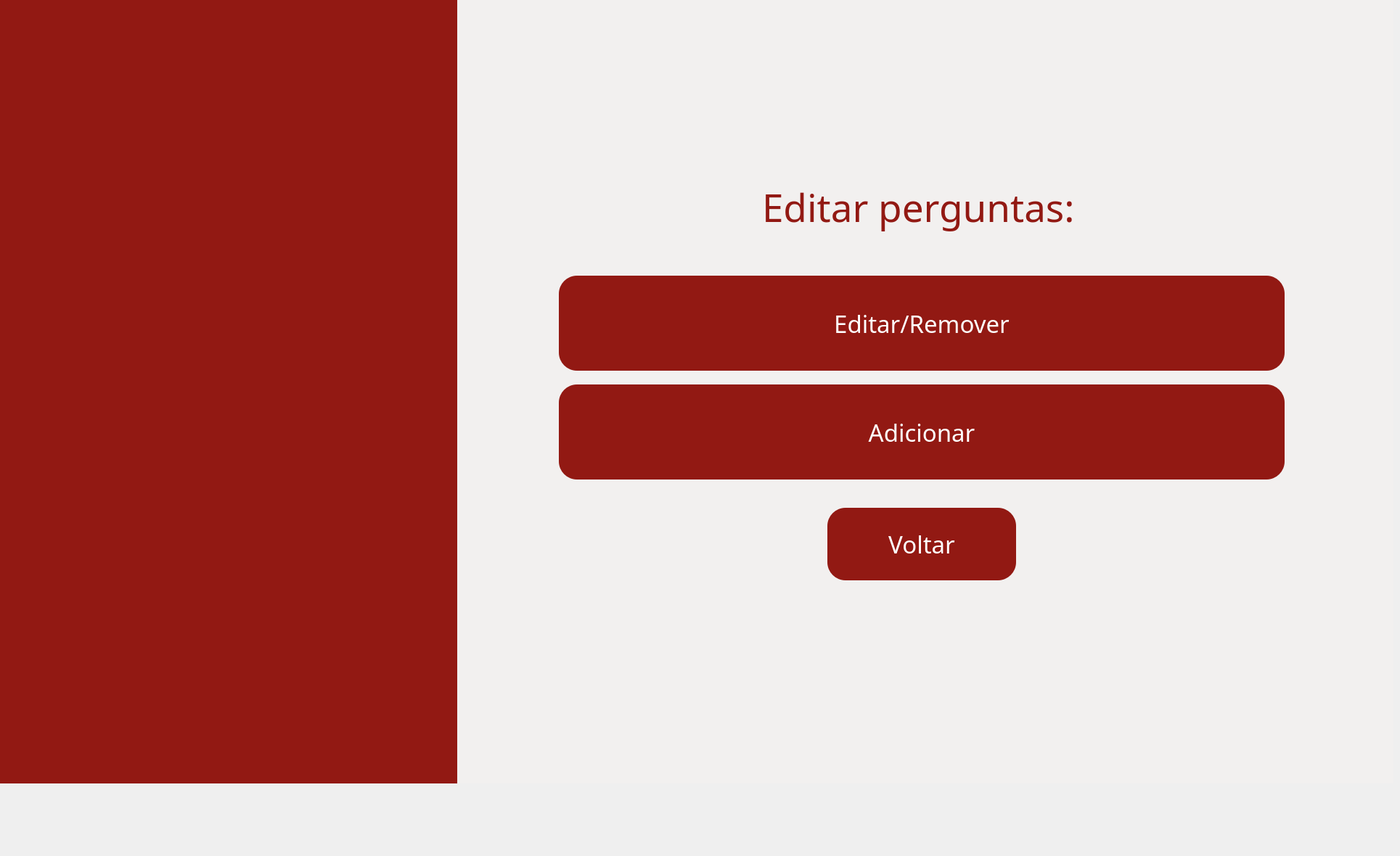
    <widget class="QWidget" name="pg_editarperguntas">
     <widget class="QWidget" name="fundo_editarperguntas" native="true">
      <property name="geometry">
       <rect>
        <x>0</x>
        <y>0</y>
        <width>1920</width>
        <height>1080</height>
       </rect>
      </property>
      <property name="styleSheet">
       <string notr="true">background-color: #F2F0EF;
</string>
      </property>
      <widget class="QWidget" name="barra_editarperguntas" native="true">
       <property name="geometry">
        <rect>
         <x>0</x>
         <y>0</y>
         <width>630</width>
         <height>1080</height>
        </rect>
       </property>
       <property name="styleSheet">
        <string notr="true">background-color: #921913;</string>
       </property>
      </widget>
      <widget class="QLabel" name="lbl_titulo_editarperguntas">
       <property name="geometry">
        <rect>
         <x>1050</x>
         <y>240</y>
         <width>521</width>
         <height>91</height>
        </rect>
       </property>
       <property name="font">
        <font>
         <family>Arbutus Slab</family>
         <pointsize>40</pointsize>
        </font>
       </property>
       <property name="styleSheet">
        <string notr="true">color: #921913;</string>
       </property>
       <property name="text">
        <string>Editar perguntas:</string>
       </property>
      </widget>
      <widget class="QPushButton" name="btn_voltarareaprof">
       <property name="geometry">
        <rect>
         <x>1140</x>
         <y>700</y>
         <width>260</width>
         <height>100</height>
        </rect>
       </property>
       <property name="font">
        <font>
         <family>Arbutus Slab</family>
         <pointsize>25</pointsize>
        </font>
       </property>
       <property name="styleSheet">
        <string notr="true">QPushButton{
    background-color: #921913;
    border: none;
    border-radius: 25px;
    color: white;
}

QPushButton:hover{
    background-color: #7a1410;
}

QPushButton:pressed{
    background-color: #5a0f0c;
}</string>
       </property>
       <property name="text">
        <string>Voltar</string>
       </property>
      </widget>
      <widget class="QPushButton" name="btn_adicionarpergunta">
       <property name="geometry">
        <rect>
         <x>770</x>
         <y>530</y>
         <width>1000</width>
         <height>131</height>
        </rect>
       </property>
       <property name="font">
        <font>
         <family>Arbutus Slab</family>
         <pointsize>25</pointsize>
        </font>
       </property>
       <property name="styleSheet">
        <string notr="true">QPushButton{
    background-color: #921913;
    border: none;
    border-radius: 25px;
    color: white;
}

QPushButton:hover{
    background-color: #7a1410;
}

QPushButton:pressed{
    background-color: #5a0f0c;
}</string>
       </property>
       <property name="text">
        <string>Adicionar</string>
       </property>
      </widget>
      <widget class="QPushButton" name="btn_editarpergunta">
       <property name="geometry">
        <rect>
         <x>770</x>
         <y>380</y>
         <width>1000</width>
         <height>131</height>
        </rect>
       </property>
       <property name="font">
        <font>
         <family>Arbutus Slab</family>
         <pointsize>25</pointsize>
        </font>
       </property>
       <property name="styleSheet">
        <string notr="true">QPushButton{
    background-color: #921913;
    border: none;
    border-radius: 25px;
    color: white;
}

QPushButton:hover{
    background-color: #7a1410;
}

QPushButton:pressed{
    background-color: #5a0f0c;
}</string>
       </property>
       <property name="text">
        <string>Editar/Remover</string>
       </property>
      </widget>
      <widget class="QLabel" name="lbl_logo_cps_inicio_10">
       <property name="geometry">
        <rect>
         <x>1690</x>
         <y>950</y>
         <width>201</width>
         <height>121</height>
        </rect>
       </property>
       <property name="text">
        <string/>
       </property>
       <property name="pixmap">
        <pixmap>../../assets/images/logoetec.png</pixmap>
       </property>
       <property name="scaledContents">
        <bool>true</bool>
       </property>
      </widget>
      <widget class="QLabel" name="lbl_logo_etec_inicio_10">
       <property name="geometry">
        <rect>
         <x>1540</x>
         <y>900</y>
         <width>171</width>
         <height>181</height>
        </rect>
       </property>
       <property name="text">
        <string/>
       </property>
       <property name="pixmap">
        <pixmap>../../assets/images/logocps.png</pixmap>
       </property>
       <property name="scaledContents">
        <bool>true</bool>
       </property>
      </widget>
     </widget>
     <widget class="QLabel" name="img_fundo_editarperguntas">
      <property name="geometry">
       <rect>
        <x>-50</x>
        <y>-60</y>
        <width>721</width>
        <height>1171</height>
       </rect>
      </property>
      <property name="text">
       <string/>
      </property>
      <property name="pixmap">
       <pixmap>../../assets/images/fundoetec.png</pixmap>
      </property>
      <property name="scaledContents">
       <bool>true</bool>
      </property>
     </widget>
    </widget>
